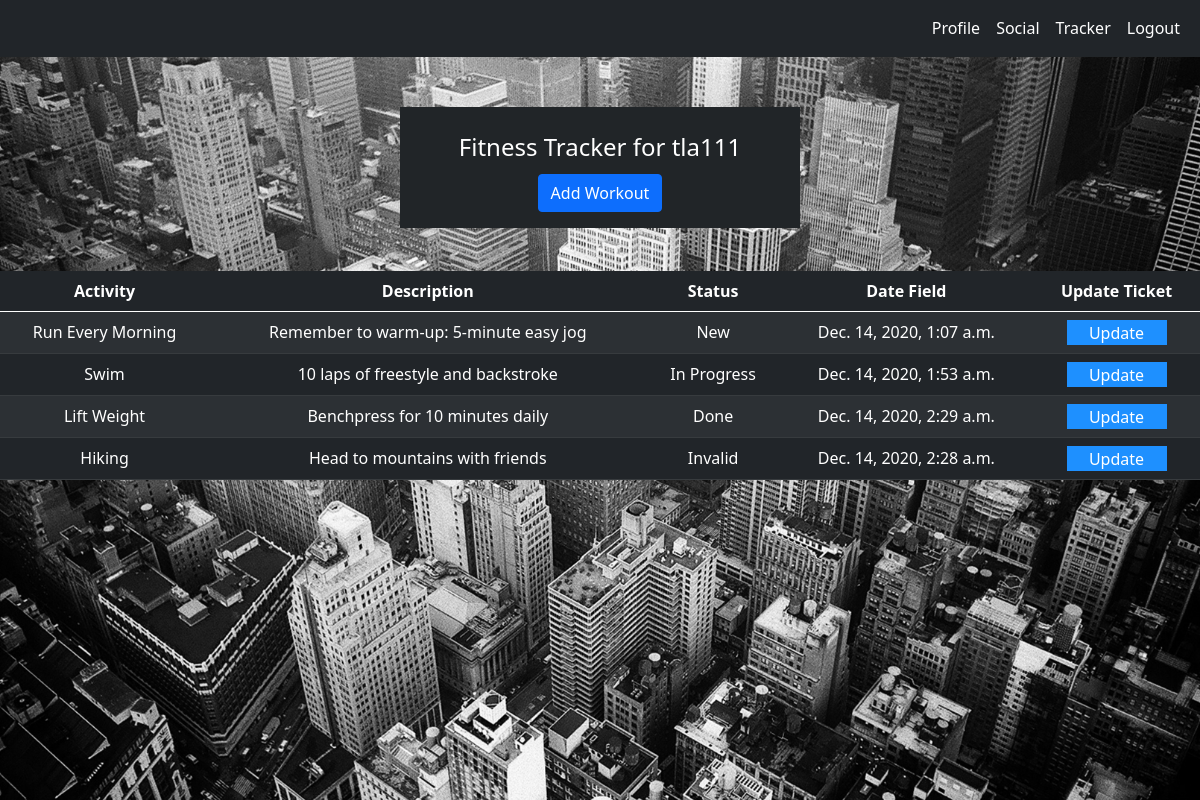
The app's page /tracker_dashboard/ (signed in), older data.
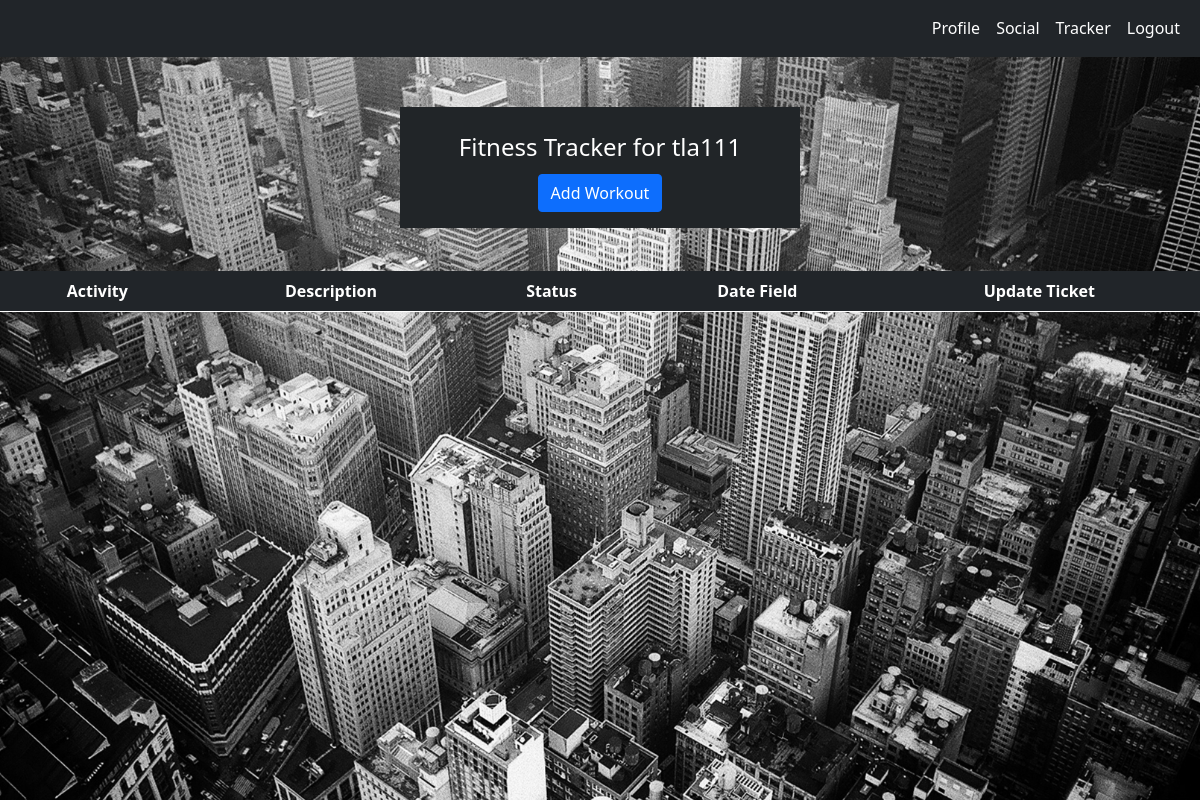
The same page, newer data.
### tracker/models.py (models this page shows, shortened)
class Workout(models.Model):
    STATUS = (
        ('New', 'New'),
        ('In Progress', 'In Progress'),
        ('Done', 'Done'),
        ('Invalid', 'Invalid')
    )
    title = models.CharField(max_length=200)
    date_filed = models.DateTimeField(default=timezone.now)
    description = models.TextField()
    workout_status = models.CharField(max_length=200, choices=STATUS)
    user_created = models.ForeignKey(WorkoutUser, on_delete=models.CASCADE,
                                     related_name="created_by_workoutuser", blank=True, null=True, default=None)

### tracker/views.py (the view)
# urls.py: path('tracker_dashboard/', dashboard_view, name='tracker_dashboard'),
@login_required()
def dashboard_view(request):
  user_workouts = Workout.objects.filter(user_created=request.user)
  return render(request, 'tracker_dashboard.html', {"user_workouts": user_workouts})

### templates/tracker_dashboard.html (shortened to what this page needs)
{% load static %}
<!DOCTYPE html>
<html lang="en">
  <head>
    <link
      href="https://cdn.jsdelivr.net/npm/bootstrap@5.0.0-beta1/dist/css/bootstrap.min.css"
      rel="stylesheet"
    />
    <link rel="stylesheet" href="{% static 'tracker.css' %}" />
  </head>
  <body>
  {% include "navigation.html" %}
  <div class='tracker_background_image'>
  <div class="header"></div>
  <div class="card user_card" style="width: 25rem; height: 4rem">
    <div class="card-body card_body_contain">
      <h4>Fitness Tracker for {{user.get_username}}</h4>
      <a href="/add_workout/">
        <button class="btn btn-primary mt-1">Add Workout</button>
      </a>
    </div>
  </div>
  <div class="tables_container">
    <table class="table table-striped table-dark">
      <thead class="thead-dark">
        <tr>
          <th scope="col">Activity</th>
          <th scope="col">Description</th>
          <th scope="col">Status</th>
          <th scope="col">Date Field</th>
          <th scope="col">Update Ticket</th>
        </tr>
      </thead>
      <tbody>
        {% for workout in user_workouts %}
        {% if workout.workout_status == "New" %}
        <tr>
          <td>{{workout.title}}</td>
          <td>{{workout.description}}</td>
          <td>{{workout.workout_status}}</td>
          <td>{{workout.date_filed}}</td>
          <td>
            <button class="update_button">
              <a href="/workout_detail/{{workout.id}}">Update</a>
            </button>
          </td>
        </tr>
        {%endif%}
        {% endfor %}
        {% for workout in user_workouts %}
        {% if workout.workout_status == "In Progress" %}
        <tr>
          <td>{{workout.title}}</td>
          <td>{{workout.description}}</td>
          <td>{{workout.workout_status}}</td>
          <td>{{workout.date_filed}}</td>
          <td>
            <button class="update_button">
              <a href="/workout_detail/{{workout.id}}">Update</a>
            </button>
          </td>
        </tr>
        {%endif%}
        {% endfor %}
        {% for workout in user_workouts %}
        {% if workout.workout_status == "Done" %}
        <tr>
          <td>{{workout.title}}</td>
          <td>{{workout.description}}</td>
          <td>{{workout.workout_status}}</td>
          <td>{{workout.date_filed}}</td>
          <td>
            <button class="update_button">
              <a href="/workout_detail/{{workout.id}}">Update</a>
            </button>
          </td>
        </tr>
        {%endif%}
        {% endfor %}
        {% for workout in user_workouts %}
        {% if workout.workout_status == "Invalid" %}
        <tr>
          <td>{{workout.title}}</td>
          <td>{{workout.description}}</td>
          <td>{{workout.workout_status}}</td>
          <td>{{workout.date_filed}}</td>
          <td>
            <button class="update_button">
              <a href="/workout_detail/{{workout.id}}">Update</a>
            </button>
          </td>
        </tr>
        {%endif%}
        {% endfor %}
      </tbody>
    </table>
  </div>
  </div>
  </body>
</html>

Row changes from the older to the newer data that the page shows:
no longer on this page (row edited): Workout: title "Run Every Morning", description "Remember to warm-up: 5-minute easy jog", workout_status "New", date_filed "Dec. 14, 2020, 1:07 a.m.", shown under "Fitness Tracker for tla111"
no longer on this page (row edited): Workout: title "Swim", description "10 laps of freestyle and backstroke", workout_status "In Progress", date_filed "Dec. 14, 2020, 1:53 a.m."
removed Workout: title "Lift Weight", description "Benchpress for 10 minutes daily", workout_status "Done", date_filed "Dec. 14, 2020, 2:29 a.m."
no longer on this page (row edited): Workout: title "Hiking", description "Head to mountains with friends", workout_status "Invalid", date_filed "Dec. 14, 2020, 2:28 a.m."
